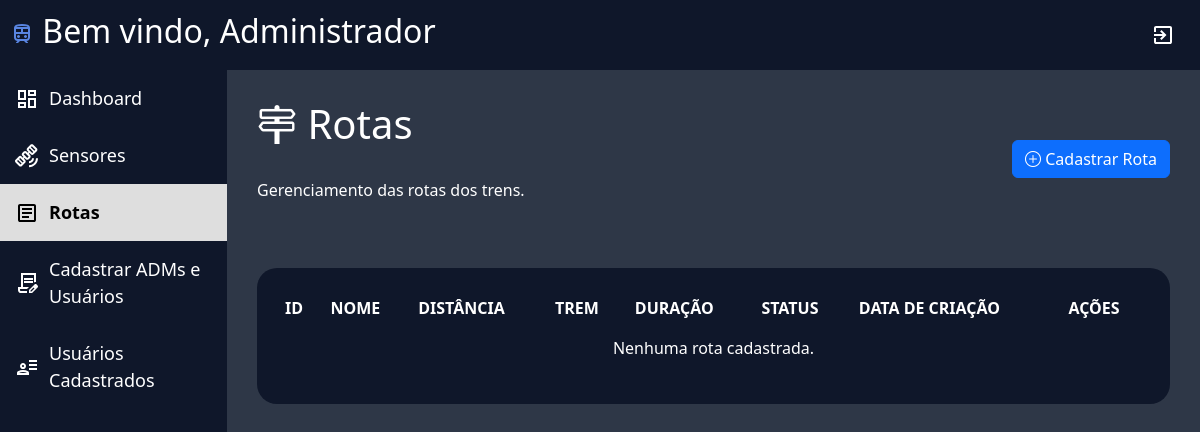
The app's page /public/rotas.php (signed in), older data.
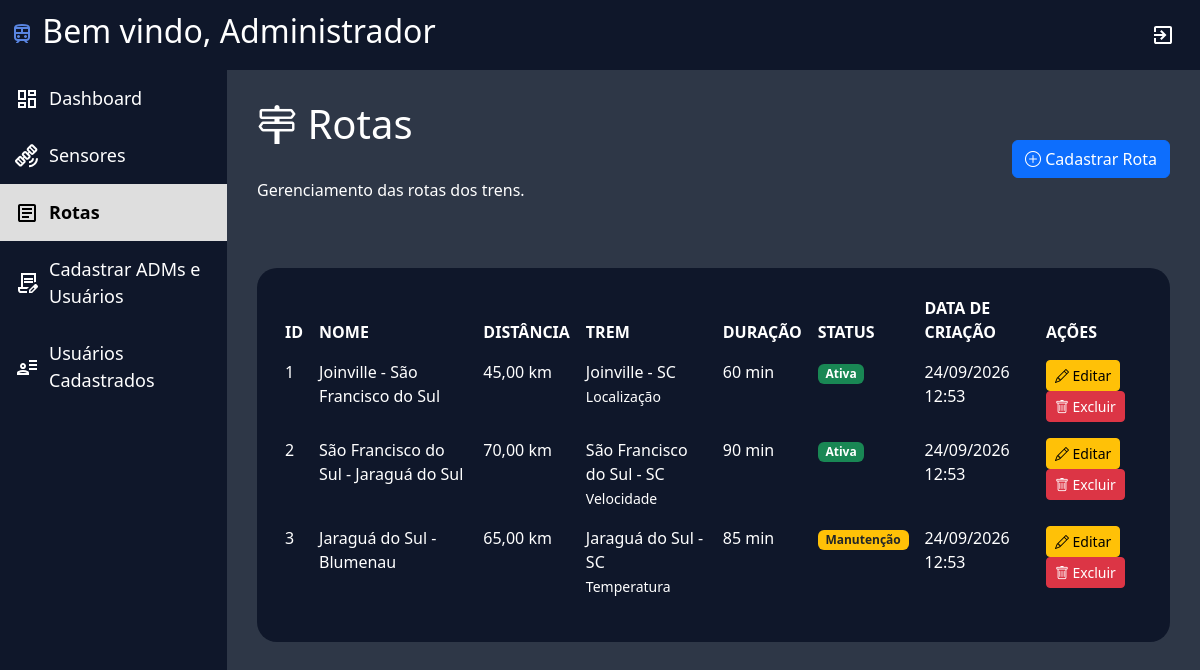
The same page, newer data.
### tables this page shows
CREATE TABLE ROTAS (
    id INT AUTO_INCREMENT PRIMARY KEY,
    nome VARCHAR(200) NOT NULL,
    descricao TEXT NOT NULL,
    distancia_km DECIMAL(10,2) NOT NULL,
    trem_id INT NOT NULL,
    duracao_min INT NOT NULL,
    data_criacao DATETIME NOT NULL DEFAULT CURRENT_TIMESTAMP,
    status ENUM(
        'Ativa',
        'Inativa',
        'Manutenção'
    ) NOT NULL DEFAULT 'Ativa',

    CONSTRAINT fk_rotas_trens
        FOREIGN KEY (trem_id)
        REFERENCES TRENS(id)
        ON DELETE RESTRICT
        ON UPDATE CASCADE
);

CREATE TABLE TRENS (
    id INT AUTO_INCREMENT PRIMARY KEY,
    localizacao VARCHAR(150) NOT NULL,
    tipo_de_dado VARCHAR(50) NOT NULL,
    horario TIME NULL,
    status ENUM(
        'Ativo',
        'Inativo',
        'Manutenção',
        'Alerta'
    ) NOT NULL DEFAULT 'Ativo',
    usuario_id INT NULL,

    CONSTRAINT fk_trens_usuario
        FOREIGN KEY (usuario_id)
        REFERENCES USUARIO(id)
        ON DELETE SET NULL
        ON UPDATE CASCADE
);

### infra/seguranca.php (called while the page is built, shortened)
<?php
function e(string $valor): string
{
    return htmlspecialchars(
        $valor,
        ENT_QUOTES,
        'UTF-8'
    );
}

### public/rotas.php (the view, shortened to what this page needs)
<?php
require_once "../infra/seguranca.php";
require_once "../infra/conexao.php";
$sql = "SELECT
            r.id,
            r.nome,
            r.descricao,
            r.distancia_km,
            r.duracao_min,
            r.data_criacao,
            r.status,
            t.localizacao AS trem_localizacao,
            t.tipo_de_dado AS trem_tipo
        FROM ROTAS r
        INNER JOIN TRENS t ON r.trem_id = t.id
        ORDER BY r.data_criacao DESC";
$rotas = $conexao->query($sql);
?>
<!DOCTYPE html>
<html lang="pt-br">
<head>
    <link rel="stylesheet" href="../assets/style/style.css">
    <link href="https://cdn.jsdelivr.net/npm/bootstrap@5.3.8/dist/css/bootstrap.min.css" rel="stylesheet">
    <link rel="stylesheet" href="https://cdn.jsdelivr.net/npm/bootstrap-icons@1.11.3/font/bootstrap-icons.min.css">
</head>
<body>
<header class="cabecalho">
    <h2>
        <img src="../assets/icons/TREM_AZUL.svg" alt="">
        Bem vindo, Administrador
    </h2>
    <a href="../logout.php">
        <img src="../assets/icons/exit.svg" class="item" alt="Sair">
    </a>
</header>
<div class="layout">
    <aside class="menu-lateral">
        <a href="tela_inicial.php" class="item">
            <img src="../assets/icons/dashboard_branco.svg" alt="">
            Dashboard
        </a>
        <a href="gerenciar_sensores.php" class="item">
            <img src="../assets/icons/sensor_branco.svg" alt="">
            Sensores
        </a>
        <a href="rotas.php" class="item ativo">
            <img src="../assets/icons/relatorio_preto.svg" alt="">
            Rotas
        </a>
        <a href="cadastro_admin.php" class="item">
            <img src="../assets/icons/cadastrar_branco.svg" alt="">
            Cadastrar ADMs e Usuários
        </a>
        <a href="usuarios_cadastrados.php" class="item">
            <img src="../assets/icons/usuarios_branco.svg" alt="">
            Usuários Cadastrados
        </a>
    </aside>
    <main class="conteudo">
        <div class="container-sensor">
            <div class="d-flex justify-content-between align-items-center mb-4 flex-wrap gap-3">
                <div>
                    <h1 class="titulo-sensor" style="color: white;">
                        <i class="bi bi-signpost-2"></i>
                        Rotas
                    </h1>
                    <p style="color: white;">
                        Gerenciamento das rotas dos trens.
                    </p>
                </div>
                <a href="cadastrar_rota.php" class="btn btn-primary">
                    <i class="bi bi-plus-circle"></i>
                    Cadastrar Rota
                </a>
            </div>
            <div class="planilha_dashboard">
                <table class="table table-borderless">
                    <thead>
                        <tr>
                            <th>ID</th>
                            <th>NOME</th>
                            <th>DISTÂNCIA</th>
                            <th>TREM</th>
                            <th>DURAÇÃO</th>
                            <th>STATUS</th>
                            <th>DATA DE CRIAÇÃO</th>
                            <th>AÇÕES</th>
                        </tr>
                    </thead>
                    <tbody>
                        <?php if ($rotas && $rotas->num_rows > 0): ?>
                            <?php while ($rota = $rotas->fetch_assoc()): ?>
                                <tr>
                                    <td>
                                        <?= e($rota["id"]) ?>
                                    </td>
                                    <td>
                                        <?= e($rota["nome"]) ?>
                                    </td>
                                    <td>
                                        <?= number_format((float) $rota["distancia_km"], 2, ",", ".") ?> km
                                    </td>
                                    <td>
                                        <?= e($rota["trem_localizacao"]) ?>
                                        <br>
                                        <small><?= e($rota["trem_tipo"]) ?></small>
                                    </td>
                                    <td>
                                        <?= e($rota["duracao_min"]) ?> min
                                    </td>
                                    <td>
                                        <?php if ($rota["status"] === "Ativa"): ?>
                                            <span class="badge bg-success">Ativa</span>
                                        <?php elseif ($rota["status"] === "Manutenção"): ?>
                                            <span class="badge bg-warning text-dark">Manutenção</span>
                                        <?php else: ?>
                                            <span class="badge bg-secondary"><?= e($rota["status"]) ?></span>
                                        <?php endif; ?>
                                    </td>
                                    <td>
                                        <?= date("d/m/Y H:i", strtotime($rota["data_criacao"])) ?>
                                    </td>
                                    <td>
                                        <a
                                            href="editar_rota.php?id=<?= (int) $rota["id"] ?>"
                                            class="btn btn-sm btn-warning">
                                            <i class="bi bi-pencil"></i>
                                            Editar
                                        </a>
                                        <form
    method="POST"
    action="excluir_rota.php"
    class="d-inline"
    onsubmit="return confirm('Tem certeza que deseja excluir esta rota?');">
    <button type="submit" class="btn btn-sm btn-danger">
        <i class="bi bi-trash"></i>
        Excluir
    </button>
</form>
                                    </td>
                                </tr>
                            <?php endwhile; ?>
                        <?php else: ?>
                            <tr>
                                <td colspan="8" class="text-center">
                                    Nenhuma rota cadastrada.
                                </td>
                            </tr>
                        <?php endif; ?>
                    </tbody>
                </table>
            </div>
        </div>
    </main>
</div>
</body>
</html>

### assets/style/style.css (style rules this page uses)
* { box-sizing: border-box; }
body { margin: 0; background-color: #2e3747 !important; color: white; overflow-x: hidden; }
.cabecalho { display: flex; justify-content: space-between; align-items: center; background-color: #0f172a; padding: 10px; height: 70px; color: white; width: 100%; }
.layout { display: flex; width: 100%; min-height: calc(100vh - 70px); }
.menu-lateral { width: 227px; min-width: 207px; flex-shrink: 0; background-color: #0f172a; }
.item { width: 100%; padding: 15px; font-size: 18px; cursor: pointer; display: flex; align-items: center; gap: 10px; text-decoration: none; color: white; box-sizing: border-box; }
.item.ativo { background-color: #dedede; font-weight: bold; color: black; }
.conteudo { flex: 1; min-width: 0; width: calc(100% - 207px); padding: 25px; background-color: #2e3747 !important; }
.planilha_dashboard { margin-top: 30px; border-radius: 20px; padding: 20px; width: 100%; max-width: 100%; overflow-x: auto; background-color: #0f172a !important; }
.table { width: 100%; margin-bottom: 0; background-color: transparent !important; }
.table td, .table th, .table tr, .table tbody { background-color: #0f172a !important; color: white !important; }
.conteudo { flex: 1; min-width: 0; padding: 30px; background-color: #2e3747 !important; }
.planilha_dashboard { margin-top: 50px; border-radius: 20px; padding: 20px; width: 100%; background-color: #0f172a !important; }
.container-sensor { width: 100%; }
.titulo-sensor { color: white; margin-bottom: 30px; }

Row changes from the older to the newer data that the page shows:
added rotas: id "1", nome "Joinville - São Francisco do Sul", distancia_km "45,00", trem.localizacao "Joinville - SC", trem.tipo_de_dado "Localização", duracao_min "60", status "Ativa", data_criacao "24/09/2026 12:53"
added rotas: id "2", nome "São Francisco do Sul - Jaraguá do Sul", distancia_km "70,00", trem.localizacao "São Francisco do Sul - SC", trem.tipo_de_dado "Velocidade", duracao_min "90", status "Ativa", data_criacao "24/09/2026 12:53"
added rotas: id "3", nome "Jaraguá do Sul - Blumenau", distancia_km "65,00", trem.localizacao "Jaraguá do Sul - SC", trem.tipo_de_dado "Temperatura", duracao_min "85", status "Manutenção", data_criacao "24/09/2026 12:53"
Text that changed along with them:
text no longer shown: "Nenhuma rota cadastrada."
